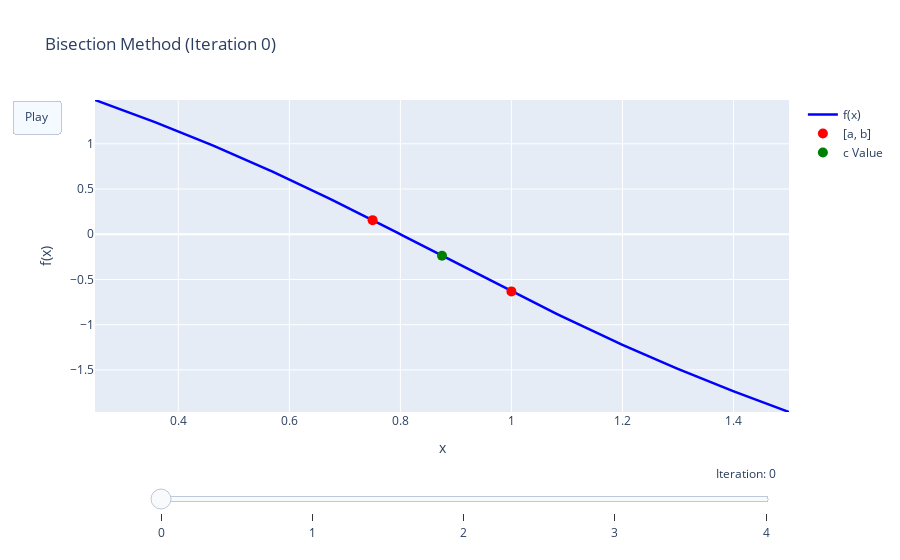

Notebook source saved alongside this figure:
### Code cell
#Bisection Method

def bisection(function, a, b, c, tolerance= 0.01, max_interations=50):
    """
    This function is expected to return a list of dictionaries containing the values 
    of a, b, c, f(a), f(b), f(c) and the last value of c."""

    #Test Bolzano theorem
    if function(a) * function(c) > 0:
        print("Bolzano theorem is not satisfied")
        return [], None
    
    #Start iterating the algorithm
    iter_data = []
    c_prev = 2 * c #For display purposes only in order to make the first iteration 100% error
    for i in range(max_interations):

        c = (a + b) / 2
        calculated_error = round(abs(c - c_prev) / c, 4)

        iter_data.append({
            'iteration': i,
            'a': a,
            'b': b,
            'c': c,
            'f(a)': function(a),
            'f(b)': function(b),
            'f(c)': function(c),
            '%error': calculated_error * 100,
            })

        #Stop condition
        if calculated_error < tolerance:
            break
        #Update a and b
        if function(c) * function(a) < 0:
            b = c
        else:
            a = c
        c_prev = c
    return iter_data, c

#initial values

a_initial = 0.75
b_initial = 1
c_initial = (a_initial + b_initial) / 2
max_interations = 10

#creating the istances of the bisection function
iterations_bisection, root = bisection(fun, a_initial, b_initial, c_initial, max_interations=max_interations)

#Creating the values for the plot
x_values = np.linspace(a_initial - 0.5, b_initial + 0.5, 150)
y_values = fun(x_values)


#Plotting the function and the iterations
fig = go.Figure(
    data = [
        #Plotting the function
        go.Scatter(x = x_values, y = y_values, mode = 'lines', name = 'f(x)', 
                  line = dict(color = 'blue', width = 2.5)),
        #Plotting the initial values
        go.Scatter(x= [a_initial, b_initial], y = [fun(a_initial), fun(b_initial)], mode = 'markers',
                  name = '[a, b]', marker = dict(color = 'red', size = 10)),
        #Plotting the initial value of c
        go.Scatter(x = [c_initial], y = [fun(c_initial)], mode = 'markers', name = 'c Value',
                  marker = dict(color = 'green', size = 10)),
    ],
    layout=go.Layout(
        xaxis = dict(range=[min(x_values), max(x_values)], title='x'),
        yaxis = dict(range=[min(y_values), max(y_values)], title='f(x)'),
        title = 'Bisection Method (Iteration 0)',
        updatemenus=[dict(
            type='buttons',
            buttons=[dict(label='Play',
                          method='animate',
                          args=[None, {"frame": {"duration": 500, "redraw": True}, "fromcurrent": True, "transition": {"duration": 300, "easing": "quadratic-in-out"}}])]
        )],
    
    )
)


#Creating the frames for the animation
frames = []
#Iterating the frames that compose the animation
for i, data in enumerate(iterations_bisection):
    frame_title = f"Bisection Method (Iteration {data['iteration']})"
    frame = go.Frame(
        data=[
            go.Scatter(x=x_values, y=y_values, mode='lines', name='f(x)',
                       line=dict(color='blue', width=2.5)),
            go.Scatter(x=[data['a'], data['b']], y=[data['f(a)'], data['f(b)']],
                       mode='markers', name='[a, b]', marker=dict(size=10, color='red')),
            go.Scatter(x=[data['c']], y=[data['f(c)']],
                       mode='markers', name='c Value', marker=dict(size=10, color='green', symbol='circle'))
        ],
        name=f'iteration_{i}',
        layout=go.Layout(title_text=frame_title)
    )
    frames.append(frame)

fig.frames = frames

# Add slider to control the animation
sliders = [dict(
    steps=[dict(method='animate',
                args=[[f'iteration_{k}'],
                      dict(mode='immediate',
                           frame=dict(duration=500, redraw=True),
                           transition=dict(duration=300))],
                label=str(k))
           for k in range(len(fig.frames))],
    transition=dict(duration=300),
    x=0.08,
    len=0.9,
    currentvalue=dict(font=dict(size=12), prefix="Iteration: ", visible=True, xanchor="right"),
    pad=dict(b=10, t=50)
)]

fig.update_layout(sliders=sliders)


fig.show()

### Figure 1 — Plotly figure (JSON) as saved in the notebook; plotly's stock layout.template omitted (floating-point values rounded to 4 significant figures; data arrays with more than 128 entries replaced by an {"elided": "..."} marker saying what was removed)
{"data": [{"line": {"color": "blue", "width": 2.5}, "mode": "lines", "name": "f(x)", "type": "scatter", "x": {"elided": "150 float values"}, "y": {"elided": "150 float values"}}, {"marker": {"color": "red", "size": 10}, "mode": "markers", "name": "[a, b]", "type": "scatter", "x": [0.75, 1], "y": [0.1558, -0.6321]}, {"marker": {"color": "green", "size": 10}, "mode": "markers", "name": "c Value", "type": "scatter", "x": [0.875], "y": [-0.2383]}], "layout": {"sliders": [{"currentvalue": {"font": {"size": 12}, "prefix": "Iteration: ", "visible": true, "xanchor": "right"}, "len": 0.9, "pad": {"b": 10, "t": 50}, "steps": [{"args": [["iteration_0"], {"frame": {"duration": 500, "redraw": true}, "mode": "immediate", "transition": {"duration": 300}}], "label": "0", "method": "animate"}, {"args": [["iteration_1"], {"frame": {"duration": 500, "redraw": true}, "mode": "immediate", "transition": {"duration": 300}}], "label": "1", "method": "animate"}, {"args": [["iteration_2"], {"frame": {"duration": 500, "redraw": true}, "mode": "immediate", "transition": {"duration": 300}}], "label": "2", "method": "animate"}, {"args": [["iteration_3"], {"frame": {"duration": 500, "redraw": true}, "mode": "immediate", "transition": {"duration": 300}}], "label": "3", "method": "animate"}, {"args": [["iteration_4"], {"frame": {"duration": 500, "redraw": true}, "mode": "immediate", "transition": {"duration": 300}}], "label": "4", "method": "animate"}], "transition": {"duration": 300}, "x": 0.08}], "title": {"text": "Bisection Method (Iteration 0)"}, "updatemenus": [{"buttons": [{"args": [null, {"frame": {"duration": 500, "redraw": true}, "fromcurrent": true, "transition": {"duration": 300, "easing": "quadratic-in-out"}}], "label": "Play", "method": "animate"}], "type": "buttons"}], "xaxis": {"range": [0.25, 1.5], "title": {"text": "x"}}, "yaxis": {"range": [-1.966, 1.484], "title": {"text": "f(x)"}}}}
